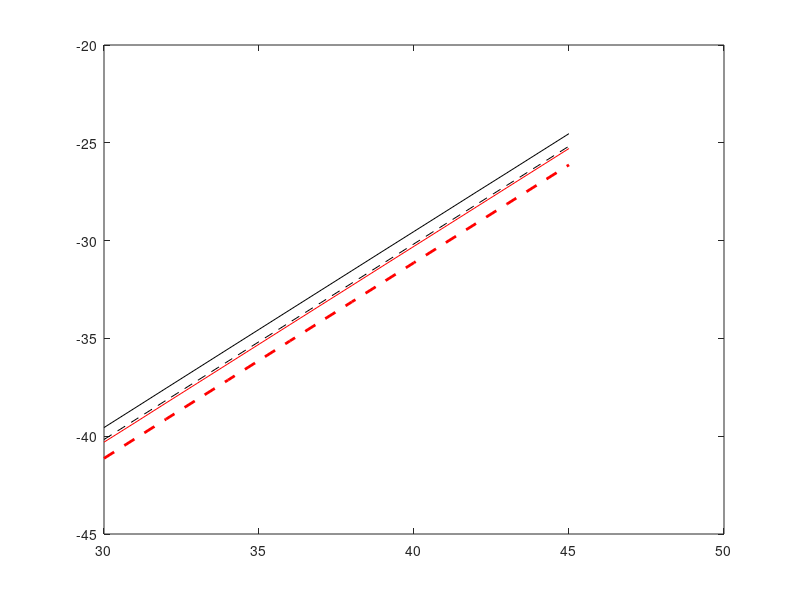

The MATLAB script that drew this image:
a1 = [ 0.000110697827428086	0.000139451024218994	0.000175790866642783	0.000221475780320726	0.000279068775979540	0.000351519139951809	0.000442849348017964	0.000557689943158234	0.000702346288683267	0.000884766651766251	0.00111355434205349	0.00140211154468055	0.00176616079372533	0.00222112108806048	0.00279722274186148	0.00352306579833401 ];
a2 = [ 9.31982598998642e-05	0.000117261120514070	0.000147842290798038	0.000186137378287813	0.000234467441884817	0.000295289072044230	0.000371935933071415	0.000468280496002872	0.000589646390856119	0.000742771287782766	0.000934970493978669	0.00117693993469609	0.00148178376083078	0.00186600089426398	0.00234931692425040	0.00295744940015716 ];
a3 = [ 9.61926380862966e-05	0.000121103556097565	0.000152439553647256	0.000191950360003183	0.000241612109811795	0.000304193001066866	0.000382941745671352	0.000482020180766541	0.000606754767280259	0.000764396653788082	0.000962562078855077	0.00121190157654759	0.00152551976582805	0.00191890707419139	0.00241515605036326	0.00304084186713801 ];
a4 = [ 7.70199e-05	9.70330589568605e-05	0.000122202755151761	0.000153874917061061	0.000193642594861326	0.000243896648836809	0.000307061497747420	0.000386595508009619	0.000486668296689172	0.000612524666856628	0.000771191279175290	0.000970917931372506	0.00122223633350654	0.00153872512713788	0.00193696359850579	0.00243868620658671 ];

figure; plot( 30:45 , 10*log10(a1) , '-k' , 30:45 , 10*log10(a2) , '-r' , 30:45 , 10*log10(a3) , '--k' , 30:45 , 10*log10(a4) , '--r' , 'linewidth' , 2 )























